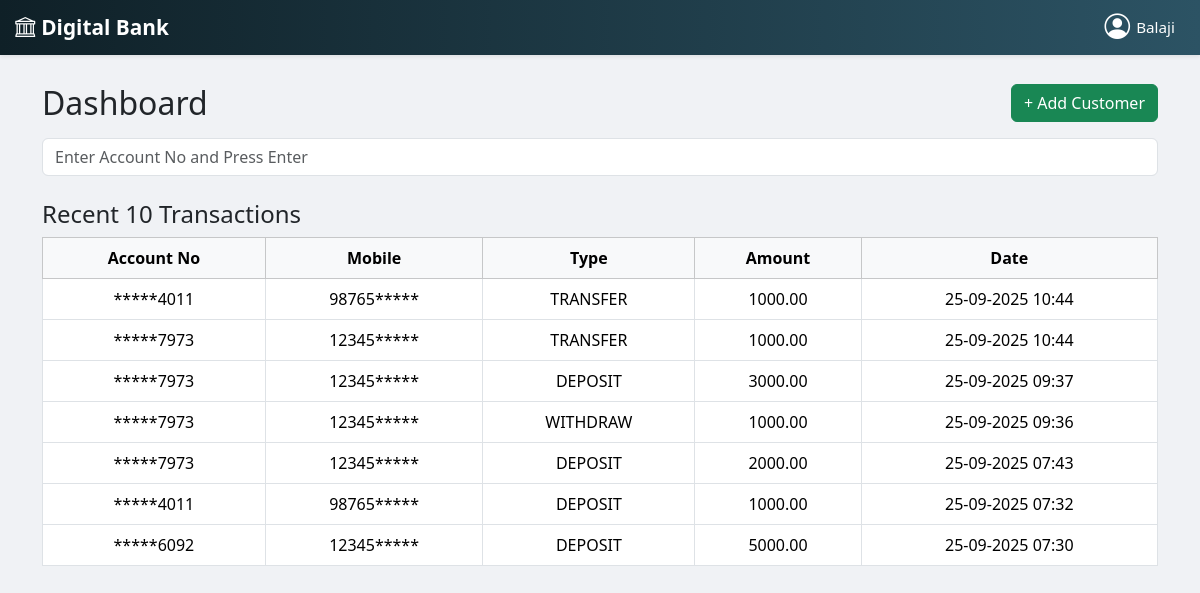
The app's page /staff/dashboard/ (signed in), older data.
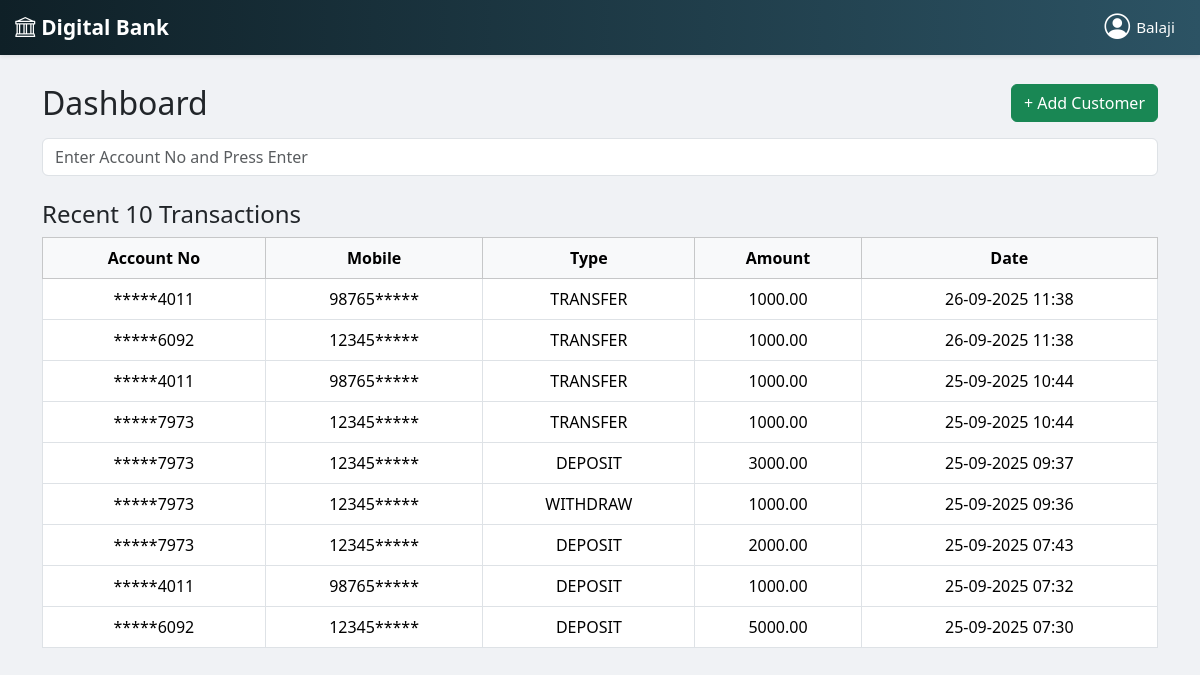
The same page, newer data.
### DigitalBank/models.py (models this page shows, shortened)
class Transaction(models.Model):
    TRANSACTION_TYPE = [
        ('DEPOSIT', 'Deposit'),
        ('WITHDRAW', 'Withdraw'),
        ('TRANSFER', 'Transfer'),
    ]
    customer = models.ForeignKey(Customer, on_delete=models.CASCADE, related_name="transactions")
    transaction_type = models.CharField(max_length=10, choices=TRANSACTION_TYPE)
    amount = models.DecimalField(max_digits=12, decimal_places=2)
    balance_before = models.DecimalField(max_digits=12, decimal_places=2, default=0)
    balance_after = models.DecimalField(max_digits=12, decimal_places=2)
    transfer_account = models.CharField(max_length=10, null=True, blank=True)
    date = models.DateTimeField(default=timezone.now)

class Customer(models.Model):
    ACCOUNT_TYPE_CHOICES = [
        ('SAVINGS', 'Savings'),
        ('CURRENT', 'Current'),
    ]
    customer_id = models.AutoField(primary_key=True)
    bank = models.ForeignKey(Bank, on_delete=models.SET_NULL, null=True, blank=True)
    name = models.CharField(max_length=200)
    mobile = models.CharField(max_length=15, unique=True)
    aadhar = models.CharField(max_length=12, unique=True)
    dob = models.DateField()
    address = models.TextField(max_length=100)
    account_no = models.CharField(max_length=10, unique=True, editable=False)
    account_type = models.CharField(max_length=20, choices=ACCOUNT_TYPE_CHOICES)
    balance = models.DecimalField(max_digits=12, decimal_places=2, default=0)
    password = models.CharField(max_length=50, blank=True)

### DigitalBank/views.py (the view, shortened to what this page needs)
# urls.py: path("staff/dashboard/", views.staff_dashboard, name="staff_dashboard"),
def staff_dashboard(request):
    if 'staff_id' not in request.session:
        return redirect('staff_login')
    query = request.GET.get('q', '').strip()
    recent_transactions = Transaction.objects.select_related("customer").order_by("-date")[:10]
    return render(
        request,
        "staff_dashboard.html",
        {"transactions": recent_transactions, 'show_nav': True}
    )

### template/staff_dashboard.html (shortened to what this page needs)
{% extends 'index.html' %}
{% load static %}
{% block content %}
<div class="container">
  <h2 class="d-flex justify-content-between align-items-center flex-wrap">
    Dashboard
    <a href="{% url 'create_customer' %}" class="btn btn-success mt-2 mt-sm-0">+ Add Customer</a>
  </h2>
  <form method="GET" class="mt-3 mb-3">
    <input
        type="text"
        name="q"
        placeholder="Enter Account No and Press Enter"
        class="form-control"
        value="{{ request.GET.q|default:'' }}"
    >
  </form>
  <h4 class="mt-4">Recent 10 Transactions</h4>
  <div class="table-responsive">
    <table class="table table-hover table-bordered align-middle text-center">
      <thead class="table-light">
        <tr>
          <th>Account No</th>
          <th>Mobile</th>
          <th>Type</th>
          <th>Amount</th>
          <th>Date</th>
        </tr>
      </thead>
      <tbody>
      {% for tx in transactions %}
        <tr>
          <td>*****{{ tx.customer.account_no|slice:"-4:" }}</td>
          <td>{{ tx.customer.mobile|slice:":5" }}*****</td>
          <td>{{ tx.transaction_type }}</td>
          <td>{{ tx.amount }}</td>
          <td>{{ tx.date|date:"d-m-Y H:i" }}</td>
        </tr>
      {% empty %}
        <tr><td colspan="5" class="text-center">No transactions found</td></tr>
      {% endfor %}
      </tbody>
    </table>
  </div>
</div>
{% endblock content %}

Row changes from the older to the newer data that the page shows:
added Transaction: customer.account_no "4011", customer.mobile "98765", transaction_type "TRANSFER", amount "1000.00", date "26-09-2025 11:38"
added Transaction: customer.account_no "6092", customer.mobile "12345", transaction_type "TRANSFER", amount "1000.00", date "26-09-2025 11:38"
